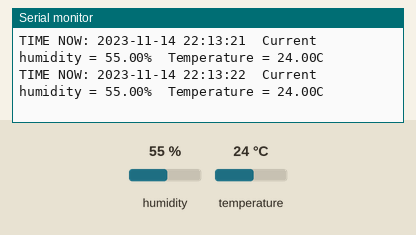
The sketch below on a simulated ESP8266 (NodeMCU). Shown: the last lines printed to the serial monitor. The inputs (shaded band) are chosen by the test bench; at power-on: humidity 55 %, temperature 24 °C. The local clock reads 2024-03-15 10:24:30 at power-on unless the sketch sets it.

Above: at 2.8 s.
2.9 s: humidity set to 22 %
At 4.0 s:
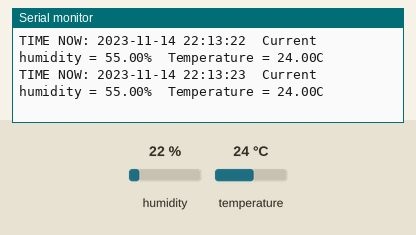
5.7 s: temperature set to 12 °C
At 7.9 s:
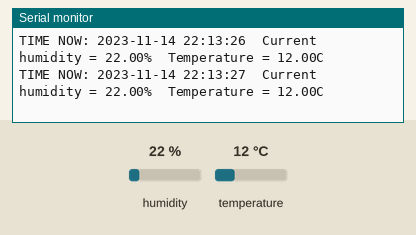
8.5 s: humidity set to 40 %
At 10.1 s:
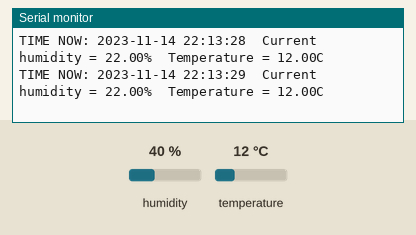
Timing chart, 0 to 11.6 s (numbered marks = the images above; inputs shaded):
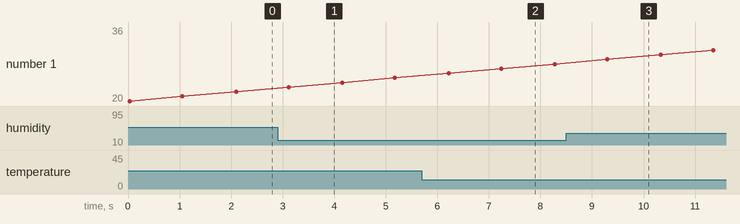

Measured:
- after the input at 5.7 s, the serial monitor: prints a new line after 0.52 s (image 2)

The sketch:

Humayun_realtime_temp_humidity_.ino
```cpp
#include <Wire.h>
#include <DS3231.h>
#include "DHT.h"
#define DHTTYPE DHT11
#define dht_dpin D1

DHT dht(dht_dpin, DHTTYPE);
DS3231 RTCclock;
RTCDateTime dt;

void setup() {
Serial.begin(230400);
Serial.println("Initializing RTC module..");
RTCclock.begin();
RTCclock.setDateTime(__DATE__, __TIME__);
dht.begin();
Serial.begin(9600);
delay(10);
Serial.println("Initializing ESP8266...");// put your setup code here, to run once:

}

void loop() {
dt = RTCclock.getDateTime();

float h = dht.readHumidity();
float t = dht.readTemperature();

Serial.print("TIME NOW: ");
Serial.print(dt.year); Serial.print("-");
Serial.print(dt.month); Serial.print("-");
Serial.print (dt.day); Serial.print(" ");
Serial.print(dt.hour); Serial.print(":");
Serial.print(dt.minute); Serial.print(":");
Serial.print (dt.second); Serial.print("");
Serial.print("  ");
Serial.print("Current humidity = ");
Serial.print(h);
Serial.print("%");
Serial.print("  ");
Serial.print("Temperature = ");
Serial.print(t);
Serial.println("C ");
delay (1000); // put your main code here, to run repeatedly:

}
```
